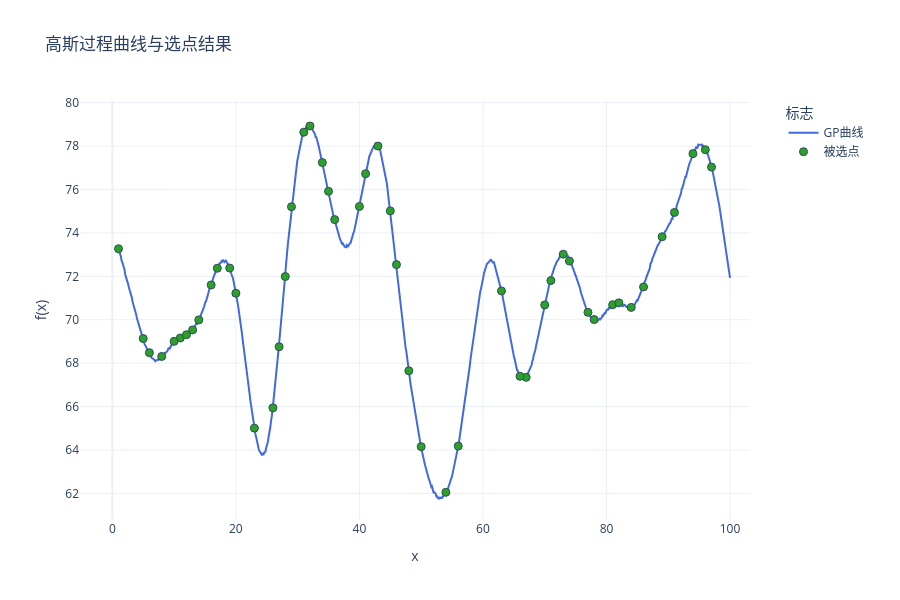

The cell this chart's notebook holds for it:
### Code cell
import numpy as np
import plotly.graph_objects as go
from sklearn.gaussian_process import GaussianProcessRegressor
from sklearn.gaussian_process.kernels import RBF, ConstantKernel,WhiteKernel

seed = 42
np.random.seed(seed=seed)
# 定义核函数
kernel = ConstantKernel(25.0) * RBF(length_scale=4.0) + WhiteKernel(1e-3)
gp = GaussianProcessRegressor(kernel=kernel)

x_dense = np.linspace(1, 100, 1000).reshape(-1, 1)

y_dense = gp.sample_y(x_dense, n_samples=1, random_state=seed).flatten() + 70

# 提取整数点对应的y值
integer_points = np.random.choice(np.arange(1, 101), size=50, replace=False)
indices = [np.abs(x_dense.flatten() - x).argmin() for x in integer_points]
y_integers = y_dense[indices]

# 计算整数点的协方差矩阵
cov_matrix = kernel(integer_points.reshape(-1,1))

# 计算相关性矩阵
std_dev = np.sqrt(np.diag(cov_matrix))  
corr_matrix = cov_matrix / np.outer(std_dev, std_dev)  

np.savetxt('Sigma1.txt', cov_matrix, 
           fmt='%.6f',
           header=f'高斯过程协方差矩阵(1-50整数点)\n核函数: {kernel}')

np.savetxt('correlation_matrix.txt', corr_matrix,
           fmt='%.6f',
           header=f'高斯过程相关性矩阵(1-50整数点)\n核函数: {kernel}')

np.savetxt('mu.txt', 
           y_integers,
           fmt='%.6f',
           header='真实均值')

fig = go.Figure()

fig.add_trace(go.Scatter(
    x=x_dense.flatten(), 
    y=y_dense,
    mode='lines',
    name='GP曲线',
    line=dict(color='royalblue', width=2)
))

colors = ['#2ca02c',]

fig.add_trace(go.Scatter(
    x=integer_points,
    y=y_integers,
    mode='markers',
    name='被选点',
    marker=dict(
        color=colors[0],
        size=8,
        line=dict(width=1, color='DarkSlateGrey')
)))

fig.update_layout(
    title='高斯过程曲线与选点结果',
    xaxis_title='x',
    yaxis_title='f(x)',
    template='plotly_white',
    height=600,
    width=900,
    legend=dict(
        title='标志',
        x=1.05,
        y=1,
        xanchor='left',
        yanchor='top',
        bgcolor='rgba(255,255,255,0.8)'
    ),
    margin=dict(r=150) 
)

fig.show()

### Figure 1 — Plotly figure (JSON) as saved in the notebook; plotly's stock layout.template omitted (floating-point values rounded to 4 significant figures; data arrays with more than 128 entries replaced by an {"elided": "..."} marker saying what was removed)
{"data": [{"line": {"color": "royalblue", "width": 2}, "mode": "lines", "name": "GP曲线", "type": "scatter", "x": {"elided": "1000 float values"}, "y": {"elided": "1000 float values"}}, {"marker": {"color": "#2ca02c", "line": {"color": "DarkSlateGrey", "width": 1}, "size": 8}, "mode": "markers", "name": "被选点", "type": "scatter", "x": [84, 54, 71, 46, 45, 40, 23, 81, 11, 1, 19, 31, 74, 34, 91, 5, 77, 78, 13, 32, 56, 89, 27, 43, 70, 16, 41, 97, 10, 73, 12, 48, 86, 29, 94, 6, 67, 66, 36, 17, 50, 35, 8, 96, 28, 20, 82, 26, 63, 14], "y": [70.57, 62.05, 71.8, 72.54, 75.01, 75.22, 65.01, 70.69, 69.16, 73.27, 72.38, 78.64, 72.7, 77.24, 74.94, 69.13, 70.34, 70.01, 69.53, 78.92, 64.18, 73.82, 68.76, 78.0, 70.68, 71.6, 76.72, 77.03, 69.0, 73.02, 69.31, 67.65, 71.51, 75.2, 77.65, 68.48, 67.35, 67.39, 74.61, 72.37, 64.15, 75.91, 68.31, 77.83, 71.99, 71.22, 70.78, 65.94, 71.32, 69.99]}], "layout": {"height": 600, "legend": {"bgcolor": "rgba(255,255,255,0.8)", "title": {"text": "标志"}, "x": 1.05, "xanchor": "left", "y": 1, "yanchor": "top"}, "margin": {"r": 150}, "title": {"text": "高斯过程曲线与选点结果"}, "width": 900, "xaxis": {"title": {"text": "x"}}, "yaxis": {"title": {"text": "f(x)"}}}}
